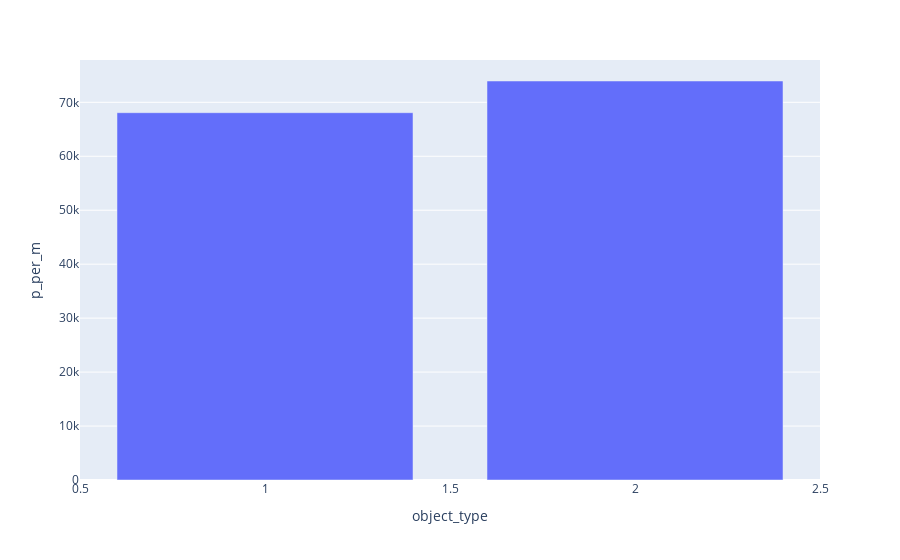

Source (notebook cell):
### Markdown cell above
Несмотря на то, что коэффициент корреляции между этажом квартиры и средней стоимостью квадратного метра жилья равен 0.2, можно заметить довольно очевидную прямую связь между признаком фактором и признаком результатом.

### Code cell
task_1_5= df.groupby('object_type')['p_per_m'].mean().sort_values(ascending=False).reset_index()
px.bar(task_1_5,x='object_type',y='p_per_m')

### Figure 1 — Plotly figure (JSON) as saved in the notebook; plotly's stock layout.template omitted (floating-point values rounded to 4 significant figures)
{"data": [{"alignmentgroup": "True", "hovertemplate": "object_type=%{x}<br>p_per_m=%{y}<extra></extra>", "legendgroup": "", "marker": {"color": "#636efa", "pattern": {"shape": ""}}, "name": "", "offsetgroup": "", "orientation": "v", "showlegend": false, "textposition": "auto", "type": "bar", "x": [2, 1], "xaxis": "x", "y": [73950.0, 68080.0], "yaxis": "y"}], "layout": {"barmode": "relative", "legend": {"tracegroupgap": 0}, "margin": {"t": 60}, "xaxis": {"anchor": "y", "domain": [0, 1], "title": {"text": "object_type"}}, "yaxis": {"anchor": "x", "domain": [0, 1], "title": {"text": "p_per_m"}}}}
